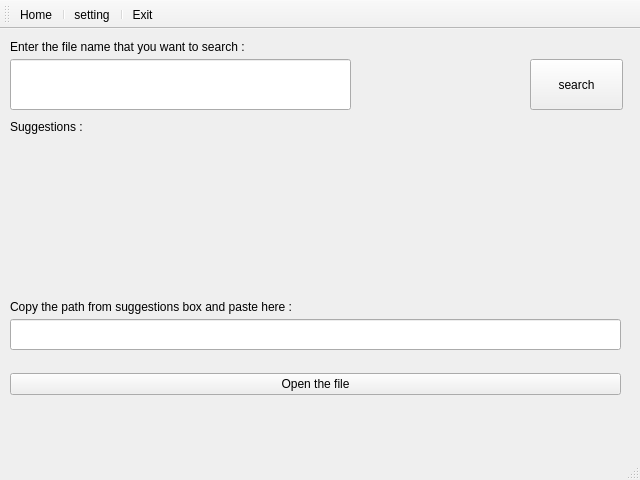
<?xml version="1.0" encoding="UTF-8"?>
<ui version="4.0">
 <class>MainWindow</class>
 <widget class="QMainWindow" name="MainWindow">
  <property name="geometry">
   <rect>
    <x>0</x>
    <y>0</y>
    <width>640</width>
    <height>480</height>
   </rect>
  </property>
  <property name="windowTitle">
   <string>MainWindow</string>
  </property>
  <widget class="QWidget" name="centralwidget">
   <widget class="QWidget" name="verticalLayoutWidget">
    <property name="geometry">
     <rect>
      <x>10</x>
      <y>330</y>
      <width>611</width>
      <height>51</height>
     </rect>
    </property>
    <layout class="QVBoxLayout" name="verticalLayout">
     <item>
      <widget class="QPushButton" name="openfile">
       <property name="text">
        <string>Open the file</string>
       </property>
      </widget>
     </item>
    </layout>
   </widget>
   <widget class="QLineEdit" name="selected_path">
    <property name="geometry">
     <rect>
      <x>10</x>
      <y>290</y>
      <width>611</width>
      <height>31</height>
     </rect>
    </property>
   </widget>
   <widget class="QLineEdit" name="searchbox">
    <property name="geometry">
     <rect>
      <x>10</x>
      <y>30</y>
      <width>341</width>
      <height>51</height>
     </rect>
    </property>
   </widget>
   <widget class="QPushButton" name="search">
    <property name="geometry">
     <rect>
      <x>530</x>
      <y>30</y>
      <width>93</width>
      <height>51</height>
     </rect>
    </property>
    <property name="text">
     <string>search</string>
    </property>
   </widget>
   <widget class="QLabel" name="label">
    <property name="geometry">
     <rect>
      <x>10</x>
      <y>10</y>
      <width>261</width>
      <height>16</height>
     </rect>
    </property>
    <property name="text">
     <string>Enter the file name that you want to search :</string>
    </property>
   </widget>
   <widget class="QLabel" name="label_2">
    <property name="geometry">
     <rect>
      <x>10</x>
      <y>90</y>
      <width>291</width>
      <height>16</height>
     </rect>
    </property>
    <property name="text">
     <string>Suggestions : </string>
    </property>
   </widget>
   <widget class="QLabel" name="label_3">
    <property name="geometry">
     <rect>
      <x>10</x>
      <y>270</y>
      <width>381</width>
      <height>16</height>
     </rect>
    </property>
    <property name="text">
     <string>Copy the path from suggestions box and paste here :</string>
    </property>
   </widget>
   <widget class="QLabel" name="results">
    <property name="geometry">
     <rect>
      <x>10</x>
      <y>120</y>
      <width>611</width>
      <height>131</height>
     </rect>
    </property>
    <property name="text">
     <string/>
    </property>
   </widget>
  </widget>
  <widget class="QStatusBar" name="statusbar"/>
  <widget class="QToolBar" name="toolBar">
   <property name="windowTitle">
    <string>toolBar</string>
   </property>
   <property name="layoutDirection">
    <enum>Qt::LeftToRight</enum>
   </property>
   <property name="iconSize">
    <size>
     <width>100</width>
     <height>65</height>
    </size>
   </property>
   <attribute name="toolBarArea">
    <enum>TopToolBarArea</enum>
   </attribute>
   <attribute name="toolBarBreak">
    <bool>false</bool>
   </attribute>
   <addaction name="actionHome"/>
   <addaction name="separator"/>
   <addaction name="actionSetting"/>
   <addaction name="separator"/>
   <addaction name="actionExit"/>
  </widget>
  <action name="actionHome">
   <property name="icon">
    <iconset>
     <normaloff>:/Project/BeforNewYearProject/home_icon.svg</normaloff>:/Project/BeforNewYearProject/home_icon.svg</iconset>
   </property>
   <property name="text">
    <string>Home</string>
   </property>
  </action>
  <action name="actionExit">
   <property name="icon">
    <iconset>
     <normaloff>:/Project/BeforNewYearProject/exit_icon.svg</normaloff>:/Project/BeforNewYearProject/exit_icon.svg</iconset>
   </property>
   <property name="text">
    <string>Exit</string>
   </property>
  </action>
  <action name="actionSetting">
   <property name="icon">
    <iconset>
     <normaloff>:/Project/BeforNewYearProject/settings_icon.svg</normaloff>:/Project/BeforNewYearProject/settings_icon.svg</iconset>
   </property>
   <property name="text">
    <string>setting</string>
   </property>
  </action>
 </widget>
 <resources>
  <include location="iman.qrc"/>
 </resources>
 <connections>
  <connection>
   <sender>search</sender>
   <signal>clicked(bool)</signal>
   <receiver>toolBar</receiver>
   <slot>update()</slot>
   <hints>
    <hint type="sourcelabel">
     <x>576</x>
     <y>130</y>
    </hint>
    <hint type="destinationlabel">
     <x>319</x>
     <y>37</y>
    </hint>
   </hints>
  </connection>
  <connection>
   <sender>openfile</sender>
   <signal>clicked(bool)</signal>
   <receiver>toolBar</receiver>
   <slot>update()</slot>
   <hints>
    <hint type="sourcelabel">
     <x>315</x>
     <y>429</y>
    </hint>
    <hint type="destinationlabel">
     <x>319</x>
     <y>37</y>
    </hint>
   </hints>
  </connection>
  <connection>
   <sender>actionHome</sender>
   <signal>triggered()</signal>
   <receiver>toolBar</receiver>
   <slot>update()</slot>
   <hints>
    <hint type="sourcelabel">
     <x>-1</x>
     <y>-1</y>
    </hint>
    <hint type="destinationlabel">
     <x>319</x>
     <y>37</y>
    </hint>
   </hints>
  </connection>
  <connection>
   <sender>actionSetting</sender>
   <signal>triggered()</signal>
   <receiver>toolBar</receiver>
   <slot>update()</slot>
   <hints>
    <hint type="sourcelabel">
     <x>-1</x>
     <y>-1</y>
    </hint>
    <hint type="destinationlabel">
     <x>319</x>
     <y>37</y>
    </hint>
   </hints>
  </connection>
  <connection>
   <sender>actionExit</sender>
   <signal>triggered()</signal>
   <receiver>toolBar</receiver>
   <slot>update()</slot>
   <hints>
    <hint type="sourcelabel">
     <x>-1</x>
     <y>-1</y>
    </hint>
    <hint type="destinationlabel">
     <x>319</x>
     <y>37</y>
    </hint>
   </hints>
  </connection>
 </connections>
</ui>
